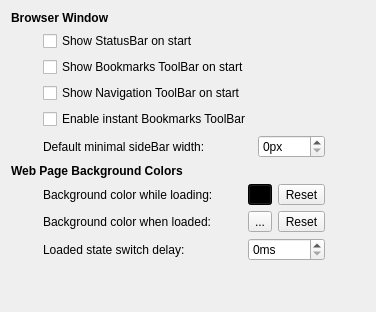
             <widget class="QWidget" name="tab_4">
              <attribute name="title">
               <string>Advanced options</string>
              </attribute>
              <layout class="QGridLayout" name="gridLayout_16">
               <item row="1" column="2">
                <layout class="QGridLayout" name="gridLayout_7">
                 <item row="1" column="0">
                  <widget class="QCheckBox" name="showBookmarksToolbar">
                   <property name="text">
                    <string>Show Bookmarks ToolBar on start</string>
                   </property>
                  </widget>
                 </item>
                 <item row="4" column="0">
                  <widget class="QLabel" name="label_56">
                   <property name="text">
                    <string>Default minimal sideBar width:</string>
                   </property>
                  </widget>
                 </item>
                 <item row="0" column="0">
                  <widget class="QCheckBox" name="showStatusbar">
                   <property name="text">
                    <string>Show StatusBar on start</string>
                   </property>
                  </widget>
                 </item>
                 <item row="2" column="0">
                  <widget class="QCheckBox" name="showNavigationToolbar">
                   <property name="text">
                    <string>Show Navigation ToolBar on start</string>
                   </property>
                  </widget>
                 </item>
                 <item row="3" column="0">
                  <widget class="QCheckBox" name="instantBookmarksToolbar">
                   <property name="text">
                    <string>Enable instant Bookmarks ToolBar</string>
                   </property>
                  </widget>
                 </item>
                 <item row="4" column="1">
                  <widget class="QSpinBox" name="defaultSideBarWidth">
                   <property name="suffix">
                    <string>px</string>
                   </property>
                   <property name="maximum">
                    <number>9999</number>
                   </property>
                  </widget>
                 </item>
                </layout>
               </item>
               <item row="3" column="0" colspan="3">
                <widget class="QLabel" name="label_17">
                 <property name="text">
                  <string>&lt;html&gt;&lt;head/&gt;&lt;body&gt;&lt;p&gt;&lt;span style=&quot; font-weight:700;&quot;&gt;Web Page Background Colors&lt;/span&gt;&lt;/p&gt;&lt;/body&gt;&lt;/html&gt;</string>
                 </property>
                </widget>
               </item>
               <item row="6" column="2">
                <spacer name="verticalSpacer_12">
                 <property name="orientation">
                  <enum>Qt::Orientation::Vertical</enum>
                 </property>
                 <property name="sizeHint" stdset="0">
                  <size>
                   <width>20</width>
                   <height>40</height>
                  </size>
                 </property>
                </spacer>
               </item>
               <item row="5" column="2">
                <layout class="QGridLayout" name="gridLayout_25">
                 <item row="0" column="1">
                  <widget class="MacToolButton" name="backgroundColorLoading">
                   <property name="styleSheet">
                    <string notr="true">background: black;</string>
                   </property>
                   <property name="text">
                    <string>...</string>
                   </property>
                  </widget>
                 </item>
                 <item row="0" column="2">
                  <widget class="QToolButton" name="backgroundColorLoadingReset">
                   <property name="text">
                    <string>Reset</string>
                   </property>
                  </widget>
                 </item>
                 <item row="1" column="1">
                  <widget class="MacToolButton" name="backgroundColorLoaded">
                   <property name="text">
                    <string>...</string>
                   </property>
                  </widget>
                 </item>
                 <item row="1" column="2">
                  <widget class="QToolButton" name="backgroundColorLoadedReset">
                   <property name="text">
                    <string>Reset</string>
                   </property>
                  </widget>
                 </item>
                 <item row="1" column="0">
                  <widget class="QLabel" name="label_49">
                   <property name="text">
                    <string>Background color when loaded:</string>
                   </property>
                  </widget>
                 </item>
                 <item row="0" column="0">
                  <widget class="QLabel" name="label_21">
                   <property name="text">
                    <string>Background color while loading:</string>
                   </property>
                  </widget>
                 </item>
                 <item row="2" column="1" colspan="2">
                  <widget class="QSpinBox" name="loadedSwitchDelay">
                   <property name="suffix">
                    <string comment="miliseconds">ms</string>
                   </property>
                   <property name="maximum">
                    <number>5000</number>
                   </property>
                   <property name="singleStep">
                    <number>10</number>
                   </property>
                  </widget>
                 </item>
                 <item row="2" column="0">
                  <widget class="QLabel" name="label_55">
                   <property name="text">
                    <string comment="Time in milisencods which describes how long to wait after the page was initially loaded before switching the backgroung color to the loaded variant.">Loaded state switch delay:</string>
                   </property>
                  </widget>
                 </item>
                </layout>
               </item>
               <item row="0" column="0" colspan="3">
                <widget class="QLabel" name="label_18">
                 <property name="text">
                  <string>&lt;b&gt;Browser Window&lt;/b&gt;</string>
                 </property>
                </widget>
               </item>
               <item row="1" column="3">
                <spacer name="horizontalSpacer_2">
                 <property name="orientation">
                  <enum>Qt::Orientation::Horizontal</enum>
                 </property>
                 <property name="sizeHint" stdset="0">
                  <size>
                   <width>40</width>
                   <height>20</height>
                  </size>
                 </property>
                </spacer>
               </item>
               <item row="1" column="0">
                <spacer name="horizontalSpacer_8">
                 <property name="orientation">
                  <enum>Qt::Orientation::Horizontal</enum>
                 </property>
                 <property name="sizeType">
                  <enum>QSizePolicy::Policy::Fixed</enum>
                 </property>
                 <property name="sizeHint" stdset="0">
                  <size>
                   <width>20</width>
                   <height>20</height>
                  </size>
                 </property>
                </spacer>
               </item>
              </layout>
             </widget>
